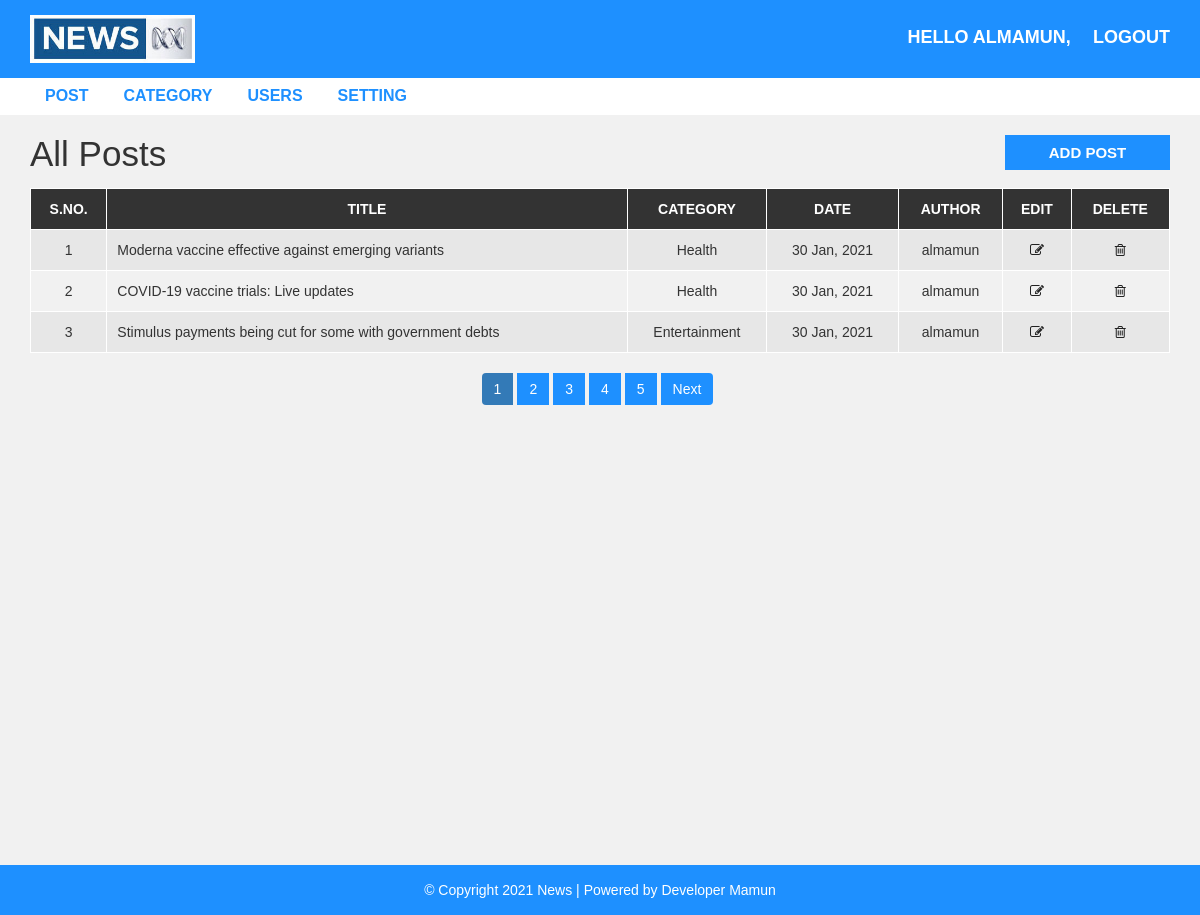
Screenshot of /admin/post.php (signed in) with the database file from the repository.
### tables this page shows
CREATE TABLE `news_setting` (
  `page_name` varchar(55) NOT NULL,
  `page_img` varchar(55) NOT NULL,
  `footer_description` varchar(255) NOT NULL
);

CREATE TABLE `news_post` (
  `post_id` int(11) NOT NULL,
  `title` varchar(100) NOT NULL,
  `description` text NOT NULL,
  `category` varchar(100) NOT NULL,
  `post_date` varchar(50) NOT NULL,
  `author` int(11) NOT NULL,
  `post_img` varchar(100) NOT NULL
);

CREATE TABLE `news_category` (
  `category_id` int(11) NOT NULL,
  `category_name` varchar(100) NOT NULL,
  `post` int(11) NOT NULL DEFAULT 0
);

CREATE TABLE `news_user` (
  `user_id` int(10) UNSIGNED NOT NULL,
  `first_name` varchar(30) NOT NULL,
  `last_name` varchar(30) NOT NULL,
  `username` varchar(30) DEFAULT NULL,
  `password` varchar(40) DEFAULT NULL,
  `role` int(11) NOT NULL
);

### admin/post.php (the view, shortened to what this page needs)
<?php
  include "header.php";
  include "config.php";
  $limit = 3;
  if(isset($_REQUEST['page'])){
    $page_no = $_REQUEST['page'];
  }else{
    $page_no = 1;
  }
    $offset = ($page_no-1)*$limit;
    if($_SESSION['role']==1){
      $sql = "SELECT * FROM news_post
        LEFT JOIN news_category ON news_post.category = news_category.category_id
        LEFT JOIN news_user ON news_post.author = news_user.user_id
        order by news_post.post_id DESC LIMIT {$offset},{$limit} ";
    }elseif($_SESSION['role']==0){
        $sql = "SELECT * FROM news_post
          LEFT JOIN news_category ON news_post.category = news_category.category_id
          LEFT JOIN news_user ON news_post.author = news_user.user_id
          WHERE news_post.author = {$_SESSION['user_id']}
          order by news_post.post_id DESC LIMIT {$offset},{$limit} ";
    }
    $result = mysqli_query($conn,$sql);
?>
  <div id="admin-content">
      <div class="container">
          <div class="row">
              <div class="col-md-10">
                  <h1 class="admin-heading">All Posts</h1>
              </div>
              <div class="col-md-2">
                  <a class="add-new" href="add-post.php">add post</a>
              </div>
              <div class="col-md-12">
                <?php if(mysqli_num_rows($result)<=0){
                  echo "</h1>No data found.</h1>";
                }else{  ?>
                  <table class="content-table">
                      <thead>
                          <th>S.No.</th>
                          <th>Title</th>
                          <th>Category</th>
                          <th>Date</th>
                          <th>Author</th>
                          <th>Edit</th>
                          <th>Delete</th>
                      </thead>
                      <tbody>
                        <?php while($row = mysqli_fetch_assoc($result)){  ?>
                          <tr>
                              <td class='id'><?php echo ++$offset; ?></td>
                              <td><?php echo $row['title']; ?></td>
                              <td><?php echo $row['category_name']; ?></td>
                              <td><?php echo $row['post_date']; ?></td>
                              <td><?php echo $row['username']; ?></td>
                              <td class='edit'><a href='update-post.php?id=<?php echo $row["post_id"] ?>'><i class='fa fa-edit'></i></a></td>
                              <td class='delete'><a href='delete-post.php?id=<?php echo $row["post_id"]; ?>&catid=<?php echo $row['category_id']; ?>&post_img=<?php echo $row['post_img']; ?>'><i class='fa fa-trash-o'></i></a></td>
                            </tr>
                          <?php  } ?>
                        </tbody>
                    </table>
                <?php  }
                if($_SESSION['role']==1){
                  $sql1 = "SELECT * FROM news_post";
                }elseif($_SESSION['role']==0){
                    $sql1 = "SELECT * FROM news_post WHERE news_post.author = {$_SESSION['user_id']}";
                }
                  $result1 = mysqli_query($conn,$sql1) or die("Query Failed");
                  if(mysqli_num_rows($result1)>0){
                    $total_record = mysqli_num_rows($result1);
                    $total_pages = ceil($total_record/$limit);
                    echo "<ul class='pagination admin-pagination'>";
                    for ($i=1; $i <= $total_pages; $i++) {
                      if($page_no==$i){
                        $active = "active";
                      }else{
                        $active = "";
                      }
                      echo "<li class='{$active}'><a href='post.php?page=$i'>$i</a></li>";
                    }
                    if($page_no<$total_pages){
                      $next = $page_no+1;
                      echo '<li><a href="post.php?page='.$next.'">Next</a></li>';
                    }
                    echo "</ul>";
                  }
                ?>
              </div>
          </div>
      </div>
  </div>
<?php include "footer.php"; ?>

### admin/header.php (shortened to what this page needs)
<?php
  include "config.php";
  $sql = "SELECT * FROM news_setting";
  $result = mysqli_query($conn,$sql);
  $row = mysqli_fetch_assoc($result);
 ?>
<!DOCTYPE html>
<html lang="en">
    <head>
        <link rel="stylesheet" href="../css/bootstrap.min.css" />
        <link rel="stylesheet" href="../css/font-awesome.css">
        <link rel="stylesheet" href="../css/style.css">
    </head>
    <body>
        <div id="header-admin">
            <div class="container">
                <div class="row">
                    <div class="col-md-2">
                        <a href="post.php"><img class="logo" src="images/<?php echo $row['page_img']; ?>"></a>
                    </div>
                    <div class="col-md-offset-7  col-md-3">
                        <span class="admin-logout">Hello <?php echo $_SESSION['username']; ?>, </span>
                        <a style="float:right" href="logout.php" class="admin-logout" > logout</a>
                    </div>
                </div>
            </div>
        </div>
        <div id="admin-menubar">
            <div class="container">
                <div class="row">
                    <div class="col-md-12">
                       <ul class="admin-menu">
                            <li>
                                <a href="post.php">Post</a>
                            </li>
                            <?php
                              if($_SESSION['role']==1){ ?>
                                <li>
                                    <a href="category.php">Category</a>
                                </li>
                                <li>
                                    <a href="users.php">Users</a>
                                </li>
                                <li>
                                    <a href="setting.php">Setting</a>
                                </li>
                            <?php  }
                             ?>
                        </ul>
                    </div>
                </div>
            </div>
        </div>

### admin/footer.php
<?php
  include "config.php";
  $sql = "SELECT * FROM news_setting";
  $result = mysqli_query($conn,$sql);
  $row = mysqli_fetch_assoc($result);
 ?>
<div id ="footer">
    <div class="container">
        <div class="row">
            <div class="col-md-12">
                <span><?php echo $row['footer_description']; ?> </span>
            </div>
        </div>
    </div>
</div>
</body>
</html>

### css/style.css (style rules this page uses)
body { background: #f1f1f1; font-family: sans-serif,arial,Helvetica; }
a, a:hover, a:focus { text-decoration: none; outline: none; }
ul { margin:0; padding:0; list-style:none; }
img.logo { width: 100%; height: auto; display: block; }
#header-admin { background-color: #1E90FF; padding: 15px 0; }
#header-admin .admin-logout { margin: 10px 0; color: #fff; font-size: 18px; font-weight: 600; text-transform: uppercase; display: inline-block; }
#admin-menubar { background-color: #fff; }
#admin-menubar .admin-menu { font-size: 0; }
#admin-menubar .admin-menu li { display: inline-block; margin: 0 5px 0 0; }
#admin-menubar .admin-menu li a { color: #1E90FF; font-size: 16px; font-weight: 600; text-transform: uppercase; padding: 7px 15px; display: block; transition: all 0.3s; }
#admin-content { padding: 20px 0; min-height: 750px; }
#admin-content .admin-heading { font-size: 35px; margin: 0 0 15px; }
#admin-content .add-new { color: #fff; background-color: #1E90FF; font-size: 15px; font-weight: 600; text-align: center; text-transform: uppercase; padding: 7px 10px; display: block; transition: all 0.3s; }
#admin-content .content-table { border: 1px solid #000; width: 100%; margin: 0 0 20px; }
#admin-content .content-table thead { color: #fff; background-color: #333; }
#admin-content .content-table th { padding: 10px; border: 1px solid #fff; font-weight: 600; text-align: center; text-transform: uppercase; }
#admin-content .content-table tbody { color: #333; }
#admin-content .content-table tbody tr { background-color: #e7e7e7; }
#admin-content .content-table tbody tr:nth-child(even) { background-color: transparent; }
#admin-content .content-table tbody td { padding: 10px; border: 1px solid #fff; text-align: center; }
#admin-content .content-table tbody td:nth-child(2) { text-align: left; }
#admin-content .admin-pagination { margin: 0; }
#admin-content .admin-pagination li a { display: block; }
.id, .edit, .delete { text-align:center; }
.pagination { display: block; text-align: center; margin: 0; }
.pagination li { display:inline-block; margin: 0 5px 0 0; }
.pagination li a { border: none; background: #1e90ff; color: #fff; }
i.fa { color:#222; }
#footer { color: #fff; padding:15px 0; text-align:center; background-color:#1e90ff; }

### rows the page displays
news_setting: page_img (picture), footer_description "© Copyright 2021 News | Powered by Developer Mamun"
news_post: title "Moderna vaccine effective against emerging variants", news_category.category_name "Health", post_date "30 Jan, 2021", news_user.username "almamun"
news_post: title "COVID-19 vaccine trials: Live updates", news_category.category_name "Health", post_date "30 Jan, 2021", news_user.username "almamun"
news_post: title "Stimulus payments being cut for some with government debts", news_category.category_name "Entertainment", post_date "30 Jan, 2021", news_user.username "almamun"

### other values shown
$_SESSION['username'] "ALMAMUN"
